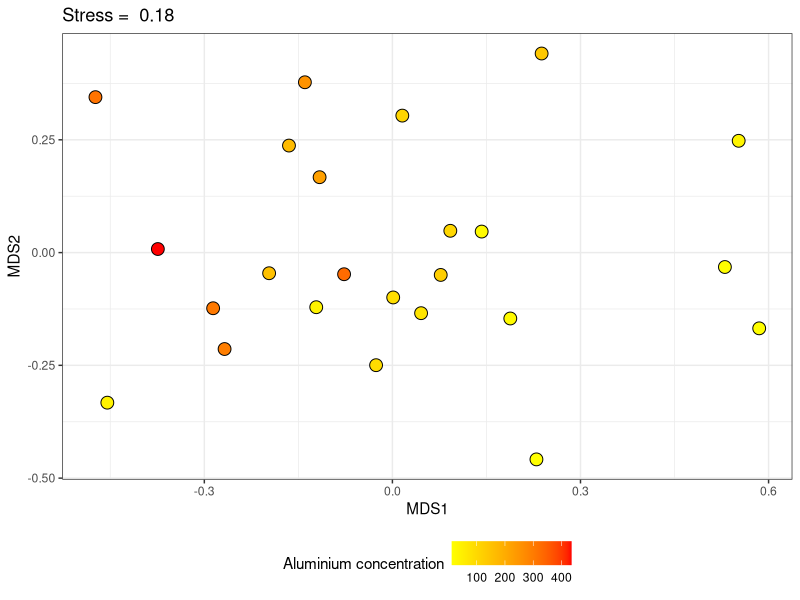
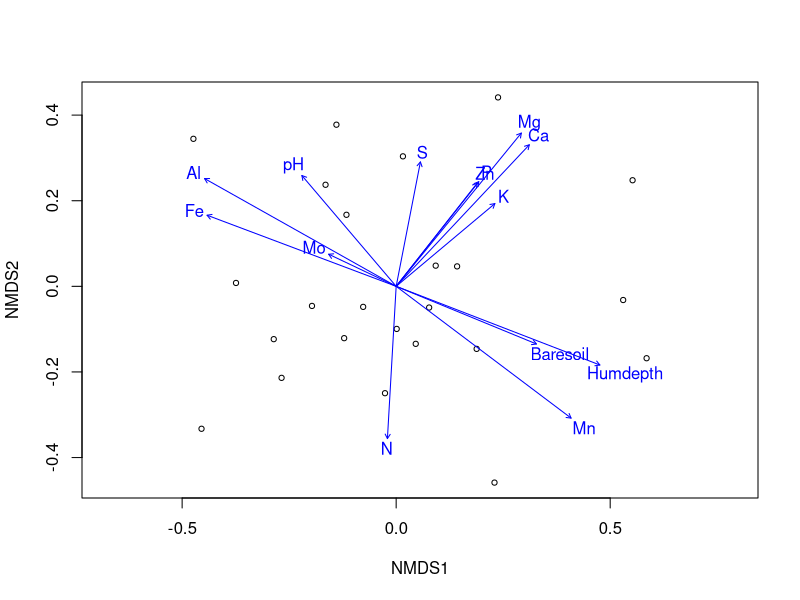
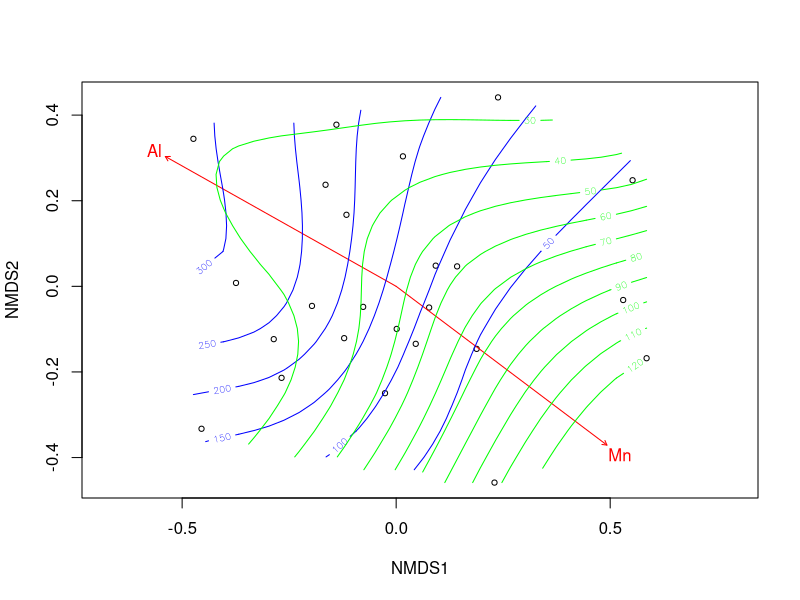
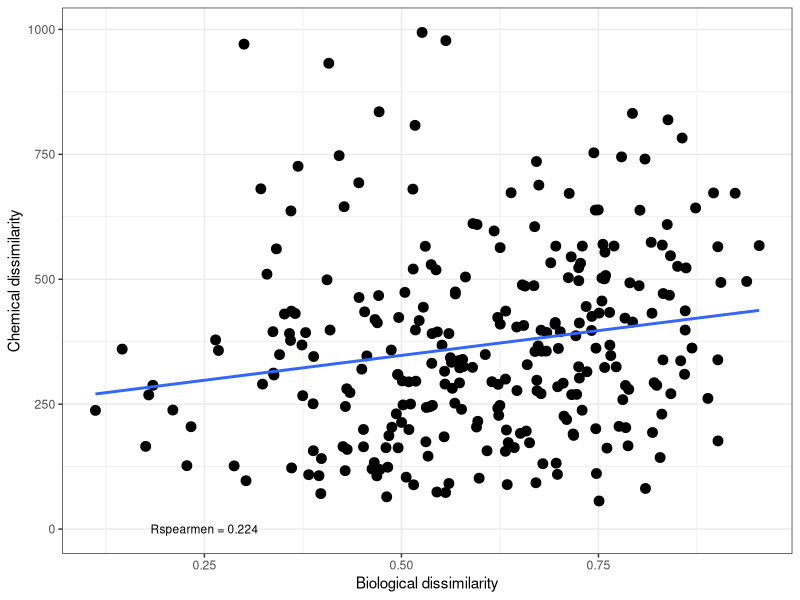
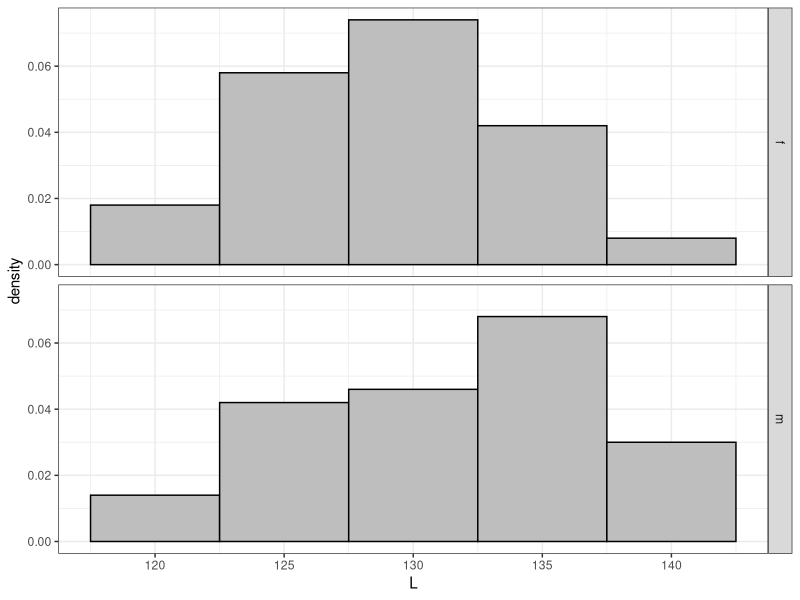
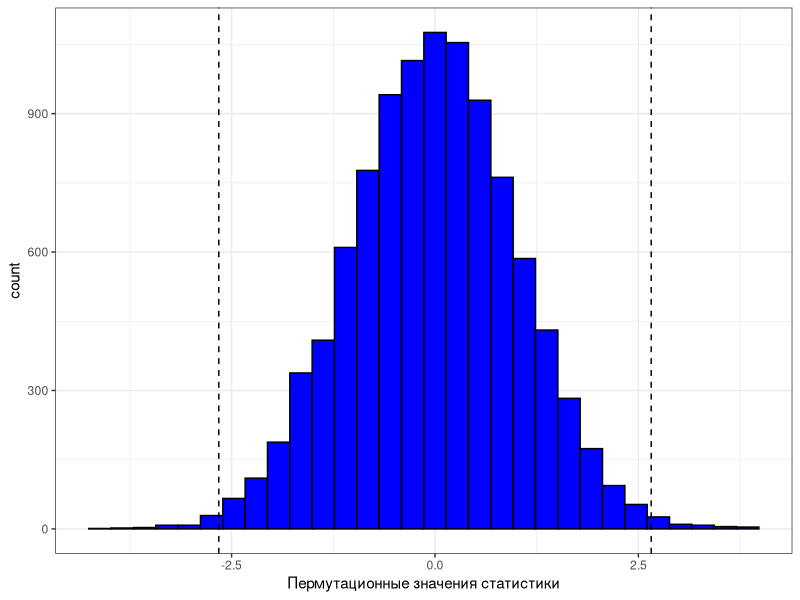
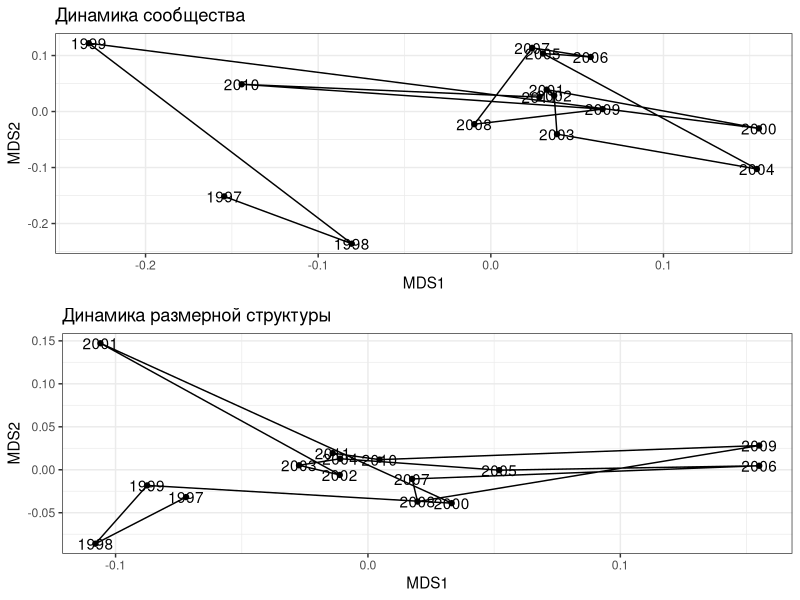
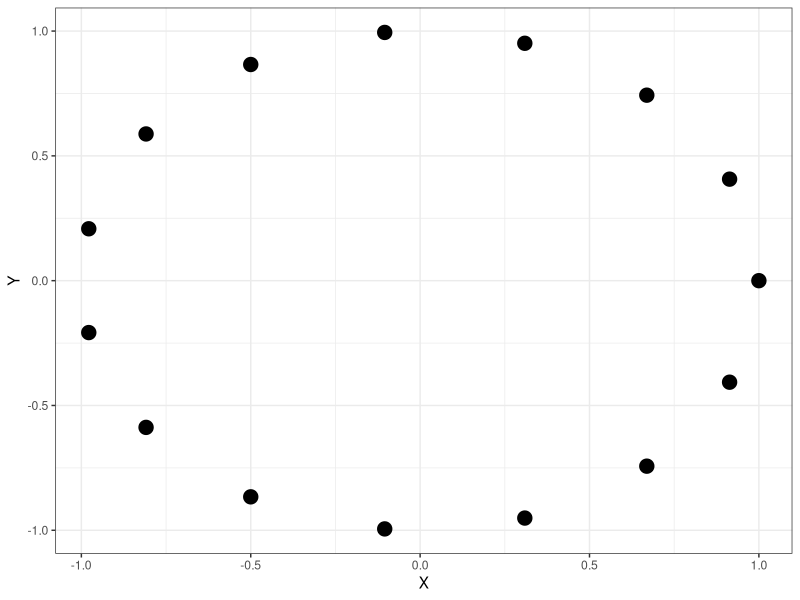

Recreate these plots in R, in order.
## ---- chunk 1
# output options
options(width = 70, scipen = 6, digits = 3)
library(knitr)
# chunk default options
opts_chunk$set(fig.align='center', tidy = FALSE, fig.width = 7, fig.height = 3, warning = FALSE)
## ---- chunk 2
library(vegan)
library(ggplot2)
data(varespec)
data(varechem)
## ---- chunk 3
veg_ord <- metaMDS(varespec, trace = FALSE)
veg_MDS <- as.data.frame(veg_ord$points)

## ---- chunk 4
library(ggplot2)
Pl_mds <- 
  ggplot(veg_MDS, aes(x = MDS1, y = MDS2, 
                    fill = varechem$Al))  +
  geom_point(shape=21, size =4)+
  ggtitle(paste("Stress = ", round(veg_ord$stress, 2))) + 
  theme_bw() +
  theme(legend.position = "bottom") +
  labs(fill = "Aluminium concentration") +
  scale_fill_gradient(high = "red", low = "yellow") 

## ---- chunk 5
Pl_mds
## ---- chunk 6
env_fit <- envfit(veg_ord ~ ., data = varechem)
## ---- chunk 7
ordiplot(veg_ord, display = "site")
plot(env_fit)
## ---- chunk 8
env_fit2 <- envfit(veg_ord ~ Al + Mn, data = varechem)
plot(veg_ord, display = "site")
plot(env_fit2, col = "red")
ordisurf(veg_ord, varechem$Al, add = TRUE, col="blue")
ordisurf(veg_ord, varechem$Mn, add = TRUE, col="green")
## ---- chunk 9
dist_com <- vegdist(varespec, method = "bray")
dist_chem <- vegdist(varechem, method = "euclidean")
## ---- chunk 10
x <-as.vector(dist_com)
y <- as.vector(dist_chem)
R <- round(cor(x, y, method = "spearman"), 3)
xy <- data.frame (x, y)
mant <- ggplot(xy, aes(x = x, y = y))
mant + geom_point(size = 3) + xlab ("Biological dissimilarity") + ylab ("Chemical dissimilarity") + annotate("text", x = 0.25, y = 0.35, label = paste("Rspearmen =", R, sep = " "), size = 3) + theme_bw() + geom_smooth(method = "lm", se = FALSE)

## ---- chunk 11
set.seed(12345)

male <- rnorm(100, 130, 5)
female <- rnorm(100, 129,5)
## ---- chunk 12
size <- data.frame(L=1:200, gender=1:100)
size$L <- male
size$gender <- "m"
size$L[101:200] <- female
size$gender[101:200] <- "f"
size$gender <- as.factor(size$gender)
pl <- ggplot(size, aes(x=L, ..density..))
pl <- pl + theme_bw()  + geom_histogram(binwidth = 5, fill = "gray", color = "black") + facet_grid(gender~.) 
pl 
## ---- chunk 13
t <- t.test(male, female)
t
## ---- chunk 14
head (male)
head (female)
## ---- chunk 15
SE_m <- sd(male) / sqrt(length(male))
SE_f <- sd(female) / sqrt(length(female))
t_initial <- (mean(male) - mean(female))/sqrt(SE_m^2 + SE_f^2)
## ---- chunk 16
f <- female
m <- male
num_perm <- sample(1:100,1)
order_m <- sample (1:100, num_perm)
order_f <- sample (1:100, num_perm)
f[order_f] <- male[order_f]
m[order_m] <- female[order_f]
SE_m <- sd(m) / sqrt(length(m))
SE_f <- sd(f) / sqrt(length(f))
t_p=(mean(m) - mean(f))/sqrt(SE_m^2 + SE_f^2)
## ---- chunk 17
Nperm=10000
tperm <- rep(NA, Nperm)

set.seed(12345)
for (i in 1:(Nperm-1)) 
  {
  BOX <- c(male,female)
  ord <-sample(1:200, 200)
  f <- BOX[ord[1:100]]
  m <- BOX [ord[101:200]]
  SE_m <- sd(m) / sqrt(length(m))
  SE_f <- sd(f) / sqrt(length(f))
  tperm[i]=(mean(m) - mean(f))/sqrt(SE_m^2 + SE_f^2)
  }
head(tperm)
## ---- chunk 18
tail (tperm)
## ---- chunk 19
tperm [Nperm] <- t_initial
## ---- chunk 20
tperm <- as.data.frame(tperm)
names(tperm) <- "t_p" 
tperm_pl <- ggplot(tperm, aes(x=t_p))
tperm_pl <- tperm_pl + geom_histogram (bin=0.4, fill="blue", colour="black") + theme_bw() + xlab("Пермутационные значения статистики") + geom_vline(xintercept=c(t_initial, -t_initial), linetype=2)

tperm_pl
## ---- chunk 21
p_perm <- length(tperm[tperm >= t_initial] | tperm[tperm <= -t_initial] ) / Nperm
## ---- chunk 22
library(MASS)
set.seed(1234567)
mu <- c(10, 20) #Вектор средних значений
Sigma <- matrix(.7, nrow=2, ncol=2) 
diag(Sigma) <- c(1, 3)

# Sigma Ковариационная матрица

dat <- as.data.frame(mvrnorm(n=100, mu=mu, Sigma=Sigma)) 
# Датафрейм с двумя скоррелированными переменными

cor.test(dat$V1, dat$V2, method = "spearman")

## ---- chunk 23
library(coin)

spearman_test( V1 ~ V2, data = dat, distribution = approximate(B=9999))

## ---- chunk 24
options(digits=4)
mant <- mantel(dist_com, dist_chem, method="pearson", permutations = 999)
mant
## ---- chunk 25
geo <- read.table("data/Coordinates.txt",  
                  header = TRUE, sep = "\t")
dist_geo <- vegdist(geo[, -1], 
                  method = "euclidean")
## ---- chunk 26
mantel_partial <- mantel.partial(xdis = dist_com, ydis = dist_chem, zdis = dist_geo, method = "pearson", permutations = 9999)
mantel_partial
## ---- chunk 27
com <- read.csv("data/mussel_beds.csv", 
                sep=';', header = T)

ascam <- read.csv("data/ASCAM.csv", 
                  sep=';', header = T)
## ---- chunk 28
library(vegan)

log_com <- decostand(com[,-c(1:3)], method = "log")

vor2_log_com <- log_com[com$Bank == "Vor2",]

log_ascam <- decostand(ascam[, -c(1:2)], method = "log")

mds_vor2_com <- as.data.frame(metaMDS(vor2_log_com)$points)

vor2_log_ascam <- log_ascam[ascam$Bank == "Vor2",]

mds_vor2_ascam <- as.data.frame(metaMDS(vor2_log_ascam, distance = "euclid" )$points)
## ---- chunk 29
library(ggplot2)
library(gridExtra)
theme_set(theme_bw())

Pl1 <- ggplot(mds_vor2_com, aes(x=MDS1, y=MDS2)) + geom_point() + 
  geom_path() + geom_text(label = com$Year[com$Bank == "Vor2"]) + 
  ggtitle("Динамика сообщества")

Pl2 <- ggplot(mds_vor2_ascam, aes(x=MDS1, y=MDS2)) + geom_point() + 
  geom_path() + geom_text(label = com$Year[com$Bank == "Vor2"]) + 
  ggtitle("Динамика размерной структуры")

grid.arrange(Pl1, Pl2)
## ---- chunk 30
gradient_model <- vegdist(com$Year[com$Bank == "Vor2"], method="euclidian")
gradient_model 
## ---- chunk 31
dist_vor2_com <- vegdist(vor2_log_com, method = "bray")
dist_vor2_ascam <- vegdist(vor2_log_ascam, method = "euclidean")
## ---- chunk 32
mantel(dist_vor2_com, gradient_model)
## ---- chunk 33
mantel(dist_vor2_ascam, gradient_model)
## ---- chunk 34
mantel(dist_vor2_com, dist_vor2_ascam)
## ---- chunk 35
mantel.partial(dist_vor2_com, dist_vor2_ascam, gradient_model)
## ---- chunk 36
cycmod <- function(x){
  points <- data.frame(X=c(1:x), Y=c(1:x))
  for (i in 1:x) {
    points$X[i] <- cos(2*pi*(i-1)/x)
    points$Y[i] <- sin(2*pi*(i-1)/x)
  }
  return(points)
}

qplot(cycmod(nrow(mds_vor2_ascam))$X, cycmod(nrow(mds_vor2_ascam))$Y, xlab="X", ylab="Y", geom = "point", size = 4) + guides(size = "none") 
## ---- chunk 37
cycl_model <- round(vegdist(cycmod(nrow(mds_vor2_ascam)), method = "euclidean"))
cycl_model
## ---- chunk 38
mantel(dist_vor2_ascam, cycl_model)
## ---- chunk 39
mantel.partial(dist_vor2_ascam, cycl_model, gradient_model)
## ---- chunk 40
BioEnv <- bioenv(varespec, varechem, method = "spearman", index = "bray")
BioEnv
## ---- chunk 41
plot(veg_ord, display = "site")
plot(envfit(veg_ord ~ N + P + Al + Mn + Baresoil, data = varechem ))
